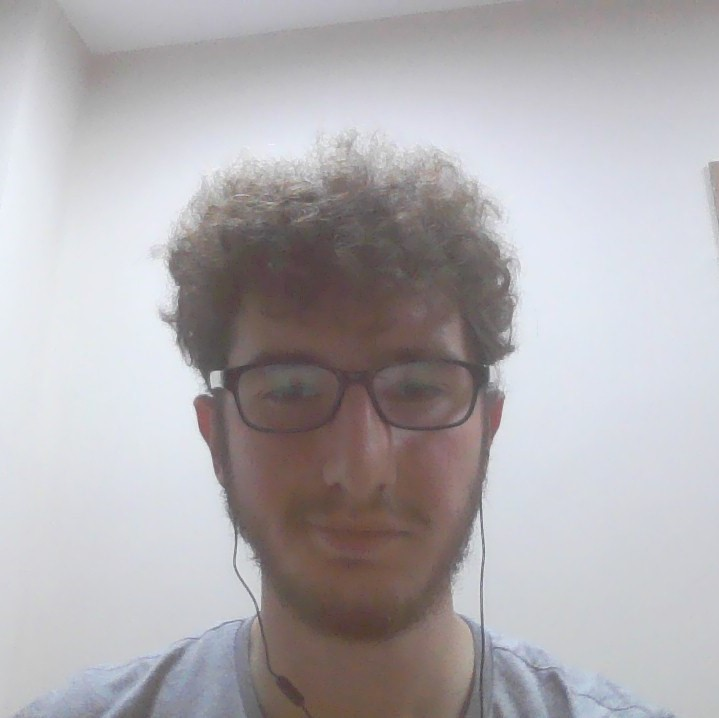
#> input picture Python Kodları/me.jpg, 719 x 718 px
$ python 'Pythonda histogram genişletme.py'
#> lines starting #> are read from the running program, lines starting #| are printed output that depends on the picture
# Importing libraries
import cv2 as cv
import matplotlib.pyplot as plt

img1 = cv.imread("me.jpg")
#> img1 is the input picture: shape (718, 719, 3); mean B, G, R 176.9, 173.8, 177.2

img1 = cv.cvtColor(img1, cv.COLOR_BGR2GRAY)
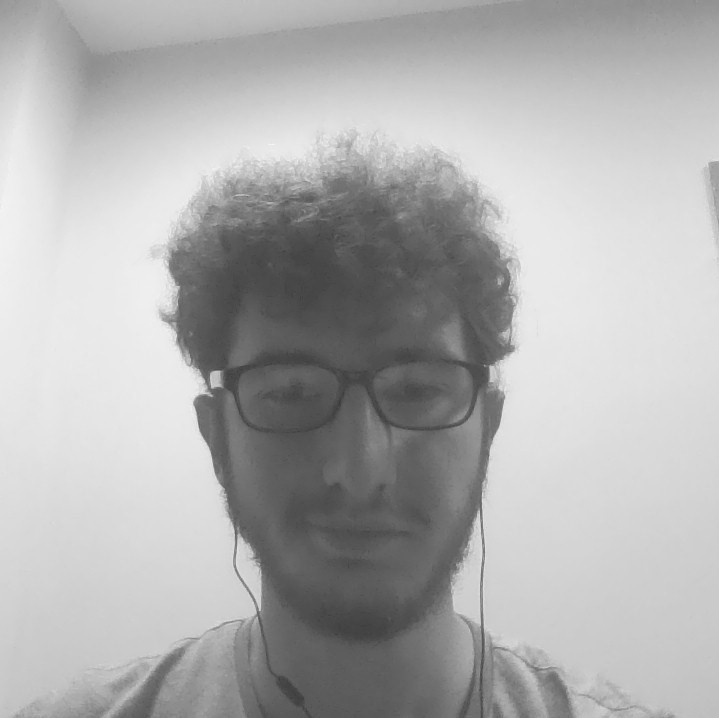
#> img1: shape (718, 719); min 58, max 246, mean 175.1
hist1 = cv.calcHist([img1], [0], None, [256], [0, 256])
#> hist1 = 256 values, max 12482 at index 233, min 0 at index 0, mean 2016.6

img2 = cv.equalizeHist(img1)
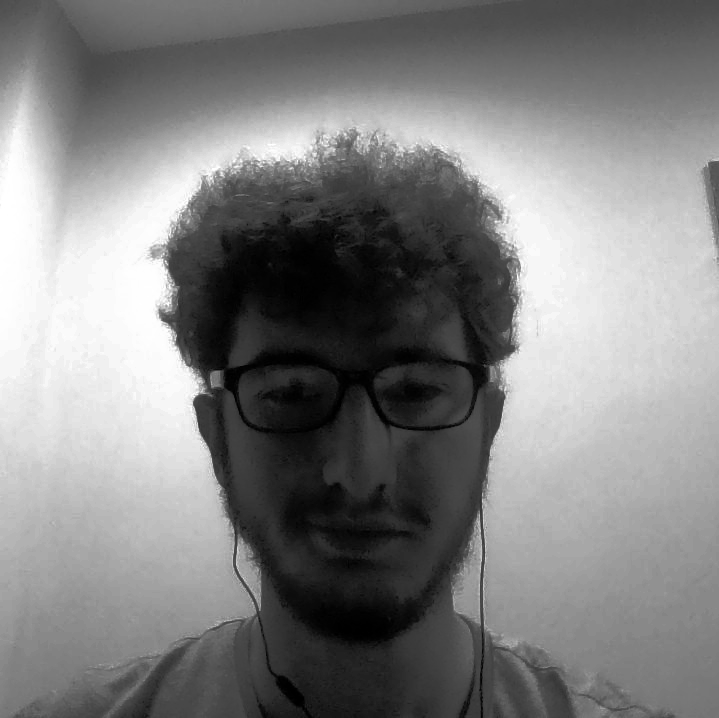
#> img2: shape (718, 719); min 0, max 255, mean 128.7
hist2 = cv.calcHist([img2], [0], None, [256], [0, 256])
#> hist2 = 256 values, max 12482 at index 246, min 0 at index 8, mean 2016.6

# show the plotting graph of an image
plt.subplot(2, 2, 1)
plt.gca().set_title('IMG1')
plt.imshow(img1, cmap='gray')

plt.subplot(2, 2, 2)
plt.gca().set_title('Histogram 1')
plt.plot(hist1)

plt.subplot(2, 2, 3)
plt.gca().set_title('IMG2')
plt.imshow(img2, cmap='gray')

plt.subplot(2, 2, 4)
plt.gca().set_title('Histogram 2')
plt.plot(hist2)

plt.show()
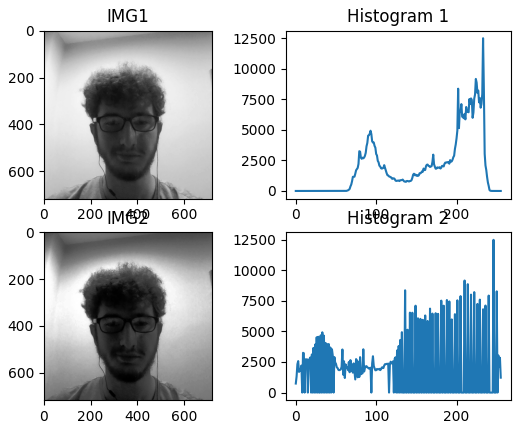
#> figure drawn by matplotlib, 4 panels; panel 2: curve peaks at x = 233, y = 12482; panel 4: curve peaks at x = 246, y = 12482

img1 = cv.imread("me.jpg")
img1 = cv.cvtColor(img1, cv.COLOR_BGR2GRAY)
hist1 = cv.calcHist([img1], [0], None, [256], [0, 256])

img2 = cv.divide(img1, 4)
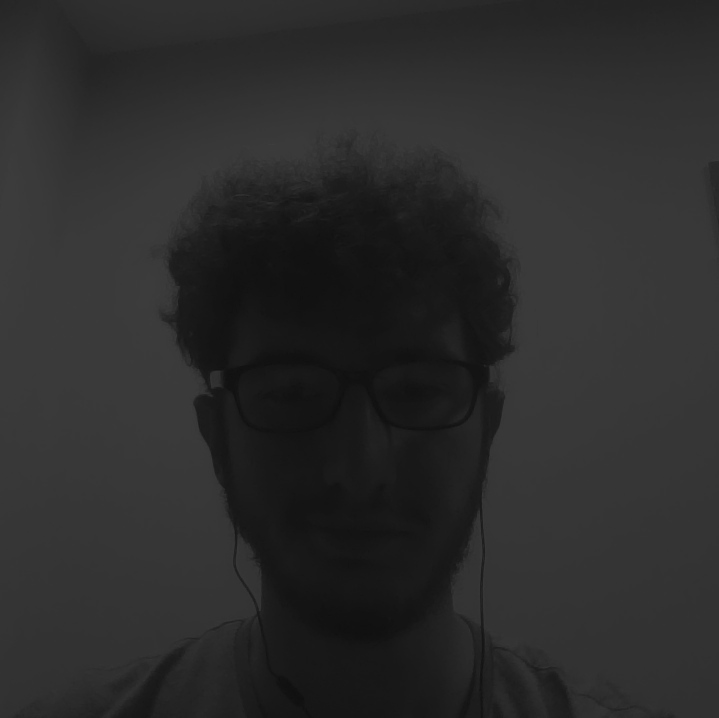
#> img2: shape (718, 719); min 14, max 62, mean 43.8
hist2 = cv.calcHist([img2], [0], None, [256], [0, 256])
#> hist2 = 256 values, max 42599 at index 58, min 0 at index 0, mean 2016.6

img3 = cv.equalizeHist(img2)
hist3 = cv.calcHist([img3], [0], None, [256], [0, 256])
#> hist3 = 256 values, max 42599 at index 250, min 0 at index 2, mean 2016.6

# show the plotting graph of an image
plt.subplot(3, 2, 1)
plt.gca().set_title('IMG1')
plt.imshow(img1, cmap='gray')

plt.subplot(3, 2, 2)
plt.gca().set_title('Histogram 1')
plt.plot(hist1)

plt.subplot(3, 2, 3)
plt.gca().set_title('IMG2')
plt.imshow(img2, cmap='gray')

plt.subplot(3, 2, 4)
plt.gca().set_title('Histogram 2')
plt.plot(hist2)

plt.subplot(3, 2, 5)
plt.gca().set_title('IMG3')
plt.imshow(img3, cmap='gray')

plt.subplot(3, 2, 6)
plt.gca().set_title('Histogram 3')
plt.plot(hist3)

plt.show()
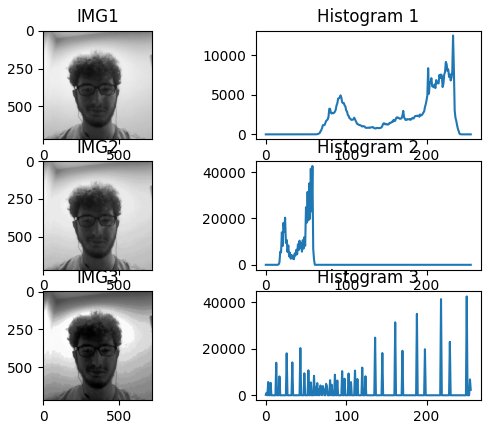
#> figure drawn by matplotlib, 6 panels; panel 2: curve peaks at x = 233, y = 12482; panel 4: curve peaks at x = 58, y = 42599; panel 6: curve peaks at x = 250, y = 42599

cv.waitKey()

$ run again, with Python Kodları/me2.jpg copied over Python Kodları/me.jpg
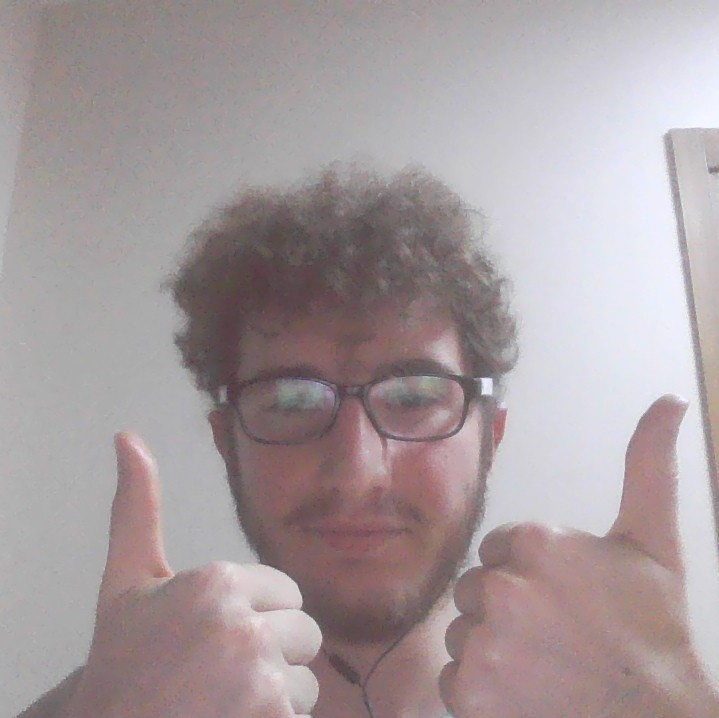
#> input picture Python Kodları/me2.jpg, 719 x 718 px
#> img1 is the input picture: shape (718, 719, 3); mean B, G, R 158, 155.6, 166.8
#> img1: shape (718, 719)
#> hist1 = 256 values, max 12404 at index 171, min 0 at index 0, mean 2016.6
#> `img2 = cv.equalizeHist(img1)`:
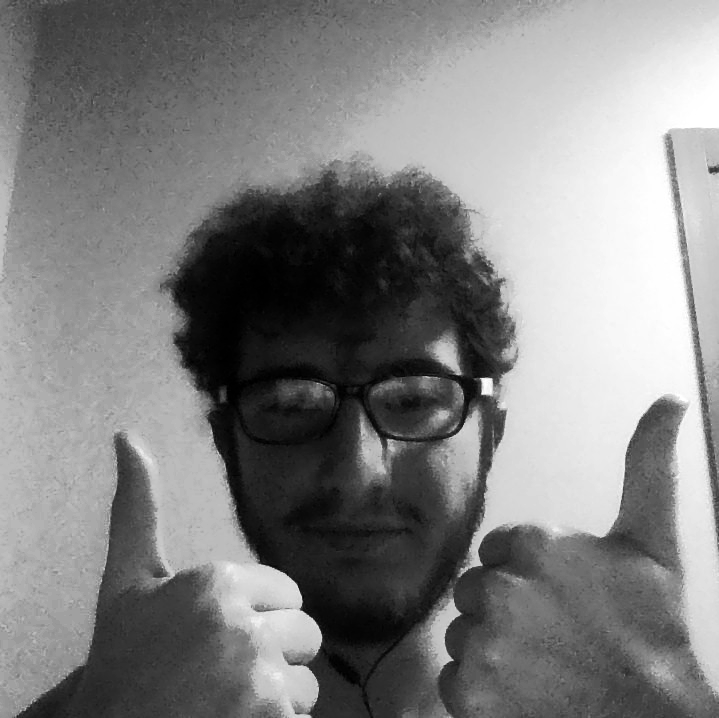
#> img2: shape (718, 719); min 0, max 255, mean 128.6
#> `hist2 = cv.calcHist([img2], [0], None, [256], [0, 256])`: hist2 = 256 values, max 12404 at index 160, min 0 at index 18, mean 2016.6
#> `img2 = cv.divide(img1, 4)`:
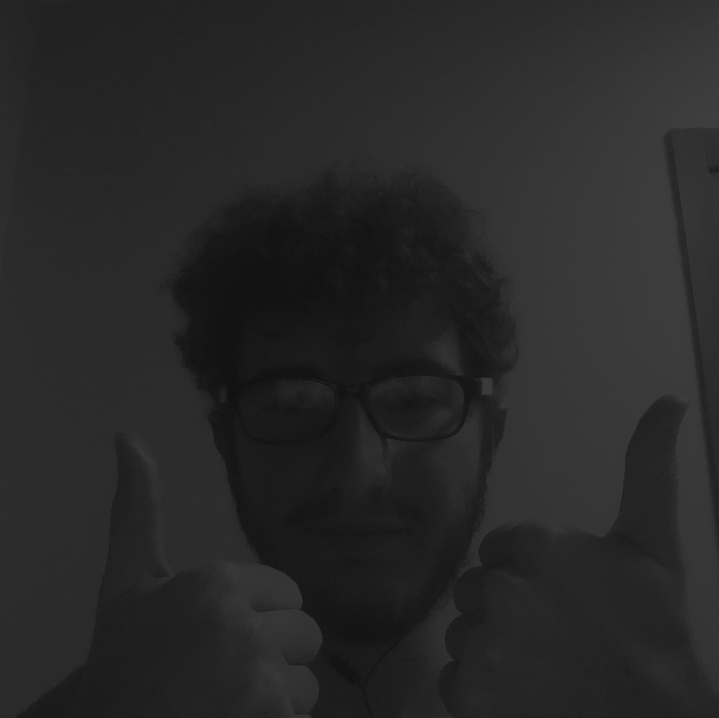
#> img2: shape (718, 719); min 15, max 62, mean 39.8
#> `hist2 = cv.calcHist([img2], [0], None, [256], [0, 256])`: hist2 = 256 values, max 35480 at index 44, min 0 at index 0, mean 2016.6
#> hist3 = 256 values, max 35480 at index 187, min 0 at index 2, mean 2016.6
